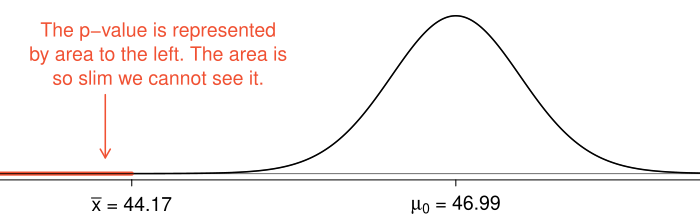

R code for this plot:
library(openintro)
data(COL)
colCurve <- '#00000088'

myPDF('pVForEbayAmazonComparison.pdf', 7, 2.2)

#===> plot <===#
par(las=1, mar=c(2,0,0.5,0), mgp=c(3,0.75,0))
X <- seq(-7,5,0.01)
Y <- dt(X, 30)
plot(X, Y, type='l', axes=FALSE, xlim=c(-6.5,3.3), lwd=1.5)
axis(1, at=c(-4.9), label=expression(bar(x)*' = 44.17'), cex.axis=1.15)
par(mgp=c(3, 0.9, 0))
axis(1, at=c(-15, 0, 5), label=expression(0, mu[0]*' = 46.99', 0), cex.axis=1.15)
lines(c(-15, -4.9), c(0,0), lwd=4, col=COL[4])
#these <- which(X <= -4.75)
#polygon(c(X[these[1]], X[these],X[rev(these)[1]]), c(0,Y[these],0), col='#000000', border='#000000')
yMax <- max(Y)

#text(0, yMax*.4, '0.993', cex=1.2)

arrows(-5.3, yMax/2, -5.3, yMax/10, length=0.1, col=COL[4], lwd=1.5)
text(-4.5, yMax/2, 'The p-value is represented\nby area to the left. The area is\nso slim we cannot see it.', pos=3, cex=1.2, col=COL[4])

#arrows(1.3,0.28, 0.43, 0.28, length=0.07)
#text(-.88, 0.13, '  40%\n(0.40)', cex=0.8)

lines(X, Y, col=colCurve)
abline(h=0, col=colCurve)


dev.off()
